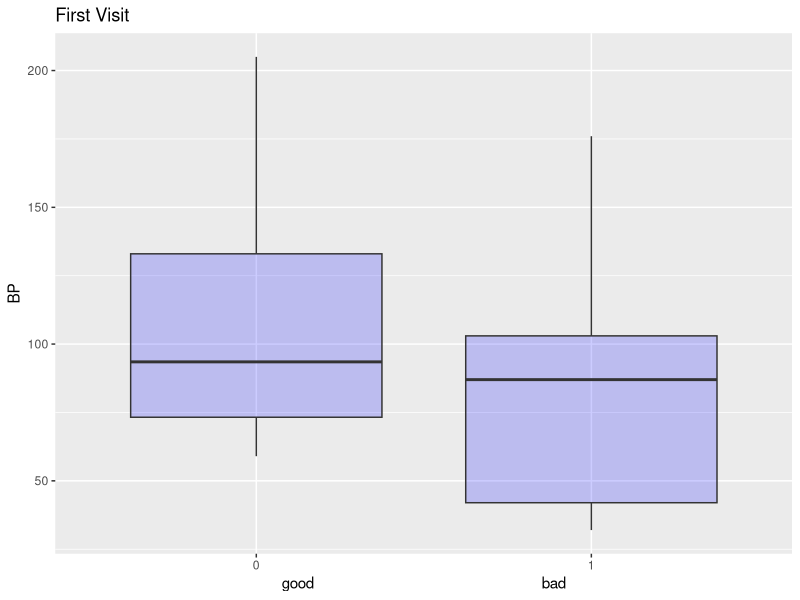
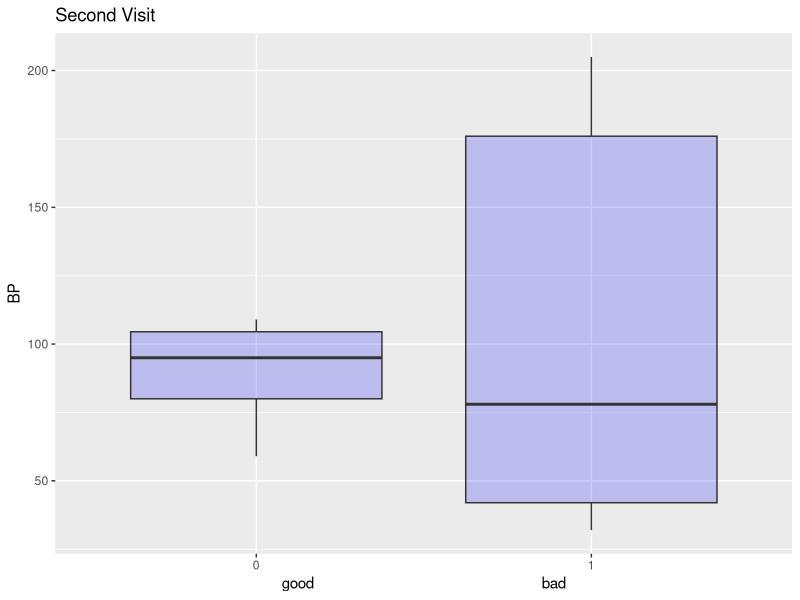
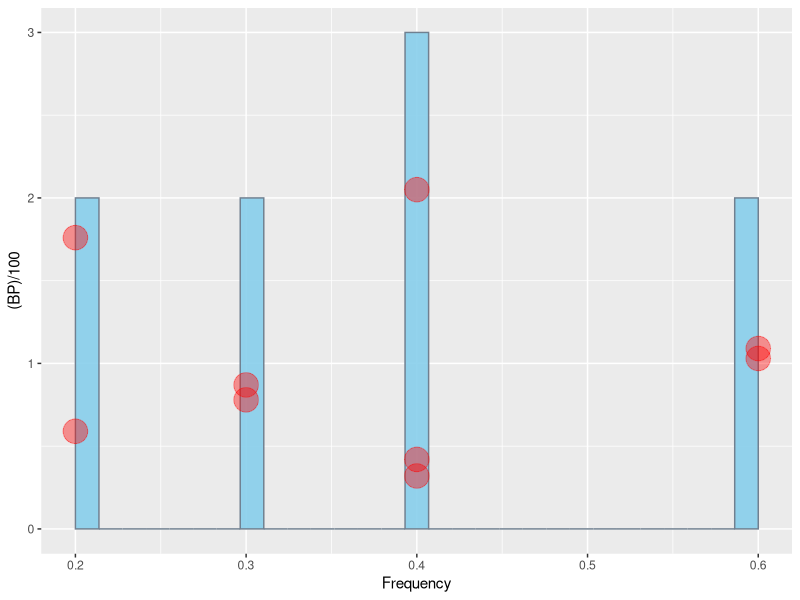

Recreate these plots in R, in order.
library(ggplot2)

Frequency <- c(0.6,0.3,0.4,0.4,0.2,0.6,0.3,0.4,0.9,0.2)
BP <- c(103,87,32,42,59,109,78,205,135,176)
First <- c(1,1,1,1,0,0,0,0,NA,1)
Second <- c(0,0,1,1,0,0,1,1,1,1)
FinalDecision <- c(0,1,0,1,0,1,0,1,1,1)

hospital_data <- data.frame(Frequency, BP, First, Second, FinalDecision)
hospital_data <- na.omit(hospital_data)

ggplot(hospital_data, aes(x=as.factor(First), y=BP)) + 
  geom_boxplot(fill="blue", alpha=0.2) + 
  xlab("good                                                         bad") +
  ggtitle("First Visit")

ggplot(hospital_data, aes(x=as.factor(Second), y=BP)) + 
  geom_boxplot(fill="blue", alpha=0.2) + 
  xlab("good                                                         bad") +
  ggtitle("Second Visit")

ggplot(hospital_data, aes(x = Frequency)) +
  geom_histogram(fill="skyblue", color="slategrey", alpha=0.9) +
  geom_point(aes(Frequency, (BP)/100), color = "red", size = 8, alpha = 0.4)